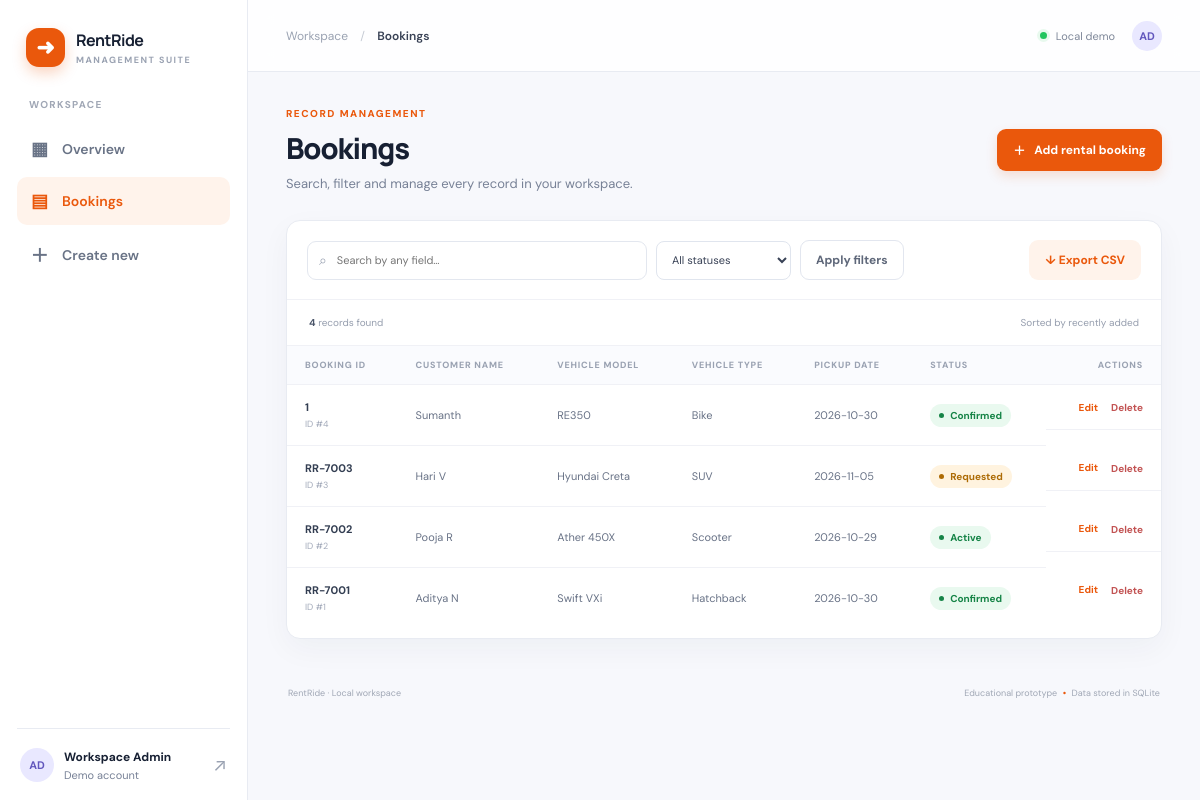
The page /records (signed in) on the database its author committed.
### tables this page shows
CREATE TABLE records (id INTEGER PRIMARY KEY AUTOINCREMENT, created_at TEXT NOT NULL DEFAULT CURRENT_TIMESTAMP, "booking_id" TEXT NOT NULL DEFAULT '', "customer" TEXT NOT NULL DEFAULT '', "vehicle" TEXT NOT NULL DEFAULT '', "vehicle_type" TEXT NOT NULL DEFAULT '', "pickup_date" TEXT NOT NULL DEFAULT '', "return_date" TEXT NOT NULL DEFAULT '', "daily_rate" TEXT NOT NULL DEFAULT '', "status" TEXT NOT NULL DEFAULT '');

### app.py (the view)
@app.route("/records")
@login_required
def records():
    q = request.args.get("q", "").strip().lower()
    selected_status = request.args.get("status", "").strip()
    data = get_records()
    if q:
        data = [r for r in data if any(q in str(r.get(f["key"], "")).lower() for f in FIELDS)]
    if selected_status and STATUS_FIELD:
        data = [r for r in data if r.get(STATUS_FIELD) == selected_status]
    ctx = template_context("records", CONFIG["plural"])
    ctx.update(records=data, q=q, selected_status=selected_status,
               status_options=FIELD_MAP[STATUS_FIELD]["options"] if STATUS_FIELD else [])
    return render_template("records.html", **ctx)

### app.py (called while the page is built)
def connect_db():
    connection = sqlite3.connect(DB_PATH)
    connection.row_factory = sqlite3.Row
    return connection

def login_required(view):
    @wraps(view)
    def wrapped(*args, **kwargs):
        if not session.get("logged_in"):
            return redirect(url_for("login", next=request.path))
        return view(*args, **kwargs)
    return wrapped

def get_records():
    with connect_db() as db:
        rows = db.execute("SELECT * FROM records ORDER BY id DESC").fetchall()
    return [clean_record(r) for r in rows]

def template_context(active, section):
    return dict(title=CONFIG["title"], subtitle=CONFIG["subtitle"], icon=CONFIG["icon"],
                plural=CONFIG["plural"], singular=CONFIG["singular"], metrics=CONFIG["metrics"],
                fields=FIELDS, active=active, section=section)

### templates/records.html (shortened to what this page needs)
{% extends "base.html" %}{% block content %}
<div class="page-heading"><div><div class="eyebrow">RECORD MANAGEMENT</div><h1>{{ plural }}</h1><p>Search, filter and manage every record in your workspace.</p></div><a class="btn btn-primary" href="{{ url_for('new_record') }}"><span>＋</span> Add {{ singular }}</a></div>
<section class="panel records-panel">
<form class="filters" method="get"><div class="search-wrap"><span>⌕</span><input type="search" name="q" value="{{ q }}" placeholder="Search by any field…" aria-label="Search records"></div><select name="status" aria-label="Filter by status"><option value="">All statuses</option></select><button class="btn btn-secondary" type="submit">Apply filters</button><a class="btn btn-quiet export-btn" href="{{ url_for('export_csv') }}">↓ Export CSV</a></form>
<div class="result-line"><span><b>{{ records|length }}</b> record{{ '' if records|length==1 else 's' }} found</span><span>Sorted by recently added</span></div>
{% if records %}<div class="table-wrap"><table class="data-table"><thead><tr>{% for field in fields[:5] %}<th>{{ field.label }}</th>{% endfor %}<th>Status</th><th class="actions-head">Actions</th></tr></thead><tbody>{% for record in records %}<tr>{% for field in fields[:5] %}<td>{% if loop.first %}<b>{{ record[field.key] }}</b><small class="cell-sub">ID #{{ record.id }}</small>{% else %}{{ record[field.key] or '—' }}{% endif %}</td>{% endfor %}<td><span class="status-pill {{ record.status_class }}">{{ record.status_value }}</span></td><td class="row-actions"><a href="{{ url_for('edit_record', record_id=record.id) }}">Edit</a><form method="post" action="{{ url_for('delete_record', record_id=record.id) }}" onsubmit="return confirm('Delete this record? This cannot be undone.');"><button type="submit" class="delete-link">Delete</button></form></td></tr>{% endfor %}</tbody></table></div>{% else %}<div class="empty-state"><div class="empty-icon">⌕</div><h3>No matching records</h3><p>Try a different search, clear your filters, or add a new record.</p><a class="btn btn-primary" href="{{ url_for('new_record') }}">Add {{ singular }}</a></div>{% endif %}
</section>
{% endblock %}

### static/style.css (style rules this page uses)
:root { --accent:#ea580c;--soft:#fff3eb;--ink:#172033;--muted:#778196;--line:#e8ebf2;--surface:#fff;--bg:#f7f8fc;--green:#15803d;--red:#b91c1c;--shadow:0 10px 30px rgba(24,39,75,.045) }
* { box-sizing:border-box }
body { margin:0;background:var(--bg);color:var(--ink);font-family:'DM Sans',-apple-system,BlinkMacSystemFont,sans-serif;font-size:14px }
a { color:inherit;text-decoration:none }
button,input,select,textarea { font:inherit }
.page-heading { display:flex;justify-content:space-between;align-items:center;gap:20px;margin-bottom:28px }
.eyebrow { font-size:10px;font-weight:800;letter-spacing:1.5px;color:var(--accent);margin-bottom:10px }
.page-heading h1,.login-card h1 { font-family:Manrope,sans-serif;font-size:29px;line-height:1.25;letter-spacing:-1.1px;margin:0;font-weight:800 }
.page-heading p { color:var(--muted);margin:9px 0 0;font-size:13px }
.btn { display:inline-flex;align-items:center;justify-content:center;gap:9px;border:1px solid transparent;border-radius:9px;padding:11px 15px;font-size:12px;font-weight:700;cursor:pointer;white-space:nowrap;transition:transform .15s,box-shadow .15s,background .15s }
.btn-primary { background:var(--accent);color:white;box-shadow:0 5px 12px color-mix(in srgb,var(--accent) 17%,transparent) }
.btn-secondary { background:#fff;color:#5f687a;border-color:#e2e6ef }
.btn-quiet { background:var(--soft);color:var(--accent) }
.panel { background:#fff;border:1px solid var(--line);border-radius:14px;box-shadow:var(--shadow);min-width:0 }
.table-wrap { width:100%;overflow-x:auto }
table { width:100%;border-collapse:collapse;text-align:left;white-space:nowrap }
thead { background:#fafbfe }
th { font-size:9px;letter-spacing:.8px;text-transform:uppercase;color:#9aa2b2;font-weight:800;padding:13px 18px;border-top:1px solid #f0f1f6;border-bottom:1px solid #f0f1f6 }
td { padding:15px 18px;border-bottom:1px solid #f0f1f6;font-size:11px;color:#687286 }
tbody tr:last-child td { border-bottom:0 }
td b { font-size:11px;color:#333e52;font-weight:700 }
.cell-sub { display:block;font-size:9px;color:#a3aaba;margin-top:4px }
.status-pill { display:inline-flex;align-items:center;gap:6px;padding:5px 9px;border-radius:20px;font-size:10px;font-weight:700;background:#f0f2f7;color:#687286 }
.status-pill:before { content:'';width:5px;height:5px;border-radius:50%;background:currentColor }
.status-pill.green { background:#e9f9ef;color:#168447 }
.status-pill.orange { background:#fff3df;color:#ad6b05 }
.records-panel { padding:0 0 10px }
.filters { display:flex;align-items:center;gap:9px;flex-wrap:wrap;padding:19px 20px;border-bottom:1px solid #f0f1f6 }
.search-wrap { display:flex;align-items:center;gap:8px;border:1px solid #e3e7ef;background:#fff;border-radius:9px;padding:0 11px;min-width:210px;flex:1;max-width:340px;height:39px;color:#9aa2b2 }
.search-wrap input { border:0;outline:0;width:100%;min-width:0;color:var(--ink);background:transparent;font-size:11px }
.filters select,.field-group input,.field-group select,.field-group textarea,.login-form input { border:1px solid #e0e5ee;background:#fff;border-radius:8px;padding:10px 11px;outline:0;color:#394256;min-width:0 }
.filters select { height:39px;font-size:11px;min-width:135px }
.export-btn { margin-left:auto }
.result-line { display:flex;justify-content:space-between;padding:16px 22px;color:#969eae;font-size:10px }
.result-line b { color:#4a5569 }
.actions-head { text-align:right }
.row-actions { display:flex;align-items:center;gap:13px;justify-content:flex-end }
.row-actions a,.delete-link { font-size:10px;font-weight:700;color:var(--accent) }
.row-actions form { margin:0 }
.delete-link { border:0;background:none;padding:0;cursor:pointer;color:#c25353 }

### rows shown on the page
records: booking "1", id "4", customer "Sumanth" "RE350" "Bike" "2026-10-30", status_value "Confirmed"
records: booking "RR-7003", id "3", customer "Hari V" "Hyundai Creta" "SUV" "2026-11-05", status_value "Requested"
records: booking "RR-7002", id "2", customer "Pooja R" "Ather 450X" "Scooter" "2026-10-29", status_value "Active"
records: booking "RR-7001", id "1", customer "Aditya N" "Swift VXi" "Hatchback" "2026-10-30", status_value "Confirmed"

### other values the page prints
{{ icon }} "➜"
{{ title }} "RentRide"
{{ plural }} "Bookings"
{{ section }} "Bookings"
{{ singular }} "rental booking"
{{ records|length }} "4"
{{ '' if records|length==1 else 's' }} "s"
{{ field.label }} "BOOKING ID" "CUSTOMER NAME" "VEHICLE MODEL" "VEHICLE TYPE" "PICKUP DATE"
